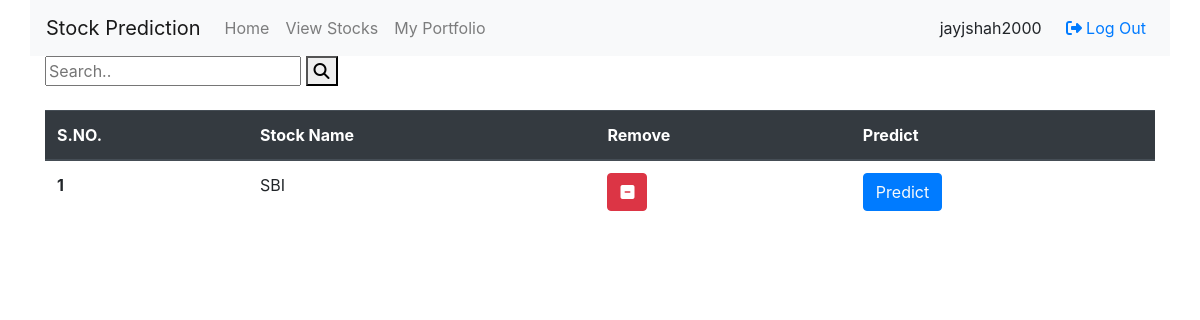
/portfolio/ (signed in), run on an earlier commit of the app's database.
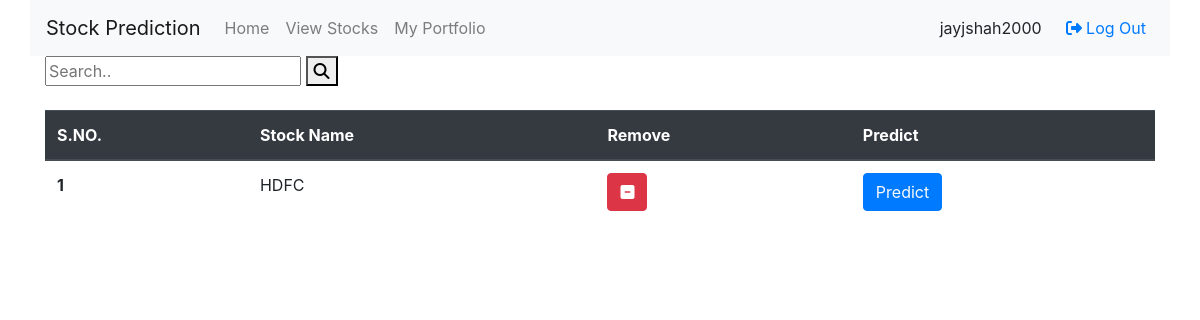
And on a later commit of the database.
### main/models.py (models this page shows)
class Stock(models.Model):
    investor = models.ForeignKey(User, on_delete=models.CASCADE, related_name='boughtStocks')
    stock_name = models.CharField(max_length=100)
    def __str__(self):
        return self.stock_name

### main/views.py (the view)
# urls.py: path("portfolio/", views.portfolio, name="portfolio"),
def portfolio(response):
    sl=Stock.objects.filter(investor=response.user)
    return render(response, "main/portfolio.html",{"sl":sl})

### main/templates/main/portfolio.html (shortened to what this page needs)
{% extends 'main/base.html' %}
{% block content %}
<div class="topnav">
  <input type="text" placeholder="Search..">
  <button type="button"><i class="fas fa-search"></i></button>
</div>
<br>
<table class="table">
  <thead class="thead-dark">
    <tr>
      <th scope="col">S.NO.</th>
      <th scope="col">Stock Name</th>
      <th scope="col">Remove</th>
      <th scope="col">Predict</th>
    </tr>
  </thead>
  <tbody>
    {% for i in sl%}
    <tr>
      <th scope="row">{{forloop.counter}}</th>
      <td>{{i}}</td>
      <td>
        <a href="/removestocks/{{i}}"><button type="button" class="btn btn-danger"><i class="fas fa-minus-square"></i></button></a>
      </td>
      <td><button type="button" class="btn btn-primary"><a class="text-light" href="/makePredictions">Predict</a></button></td>
    </tr>
    {% endfor %}
  </tbody>
</table>
{% endblock %}

What changed in the data, as far as the page shows it:
removed Stock: stock_name "SBI"
added Stock: stock_name "HDFC"
